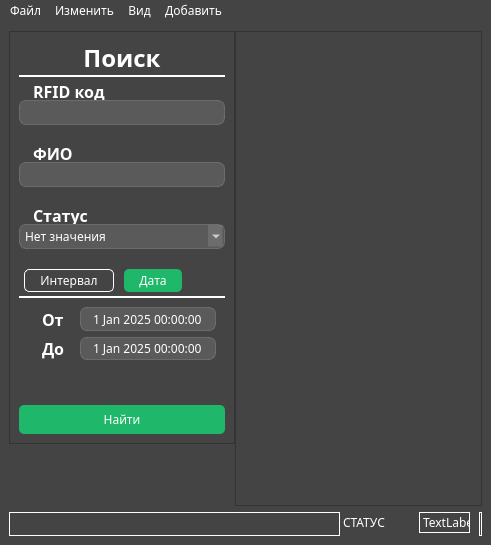
<?xml version="1.0" encoding="UTF-8"?>
<ui version="4.0">
 <class>MainWindow</class>
 <widget class="QMainWindow" name="MainWindow">
  <property name="geometry">
   <rect>
    <x>0</x>
    <y>0</y>
    <width>491</width>
    <height>545</height>
   </rect>
  </property>
  <property name="windowTitle">
   <string>MainWindow</string>
  </property>
  <property name="styleSheet">
   <string notr="true">background-color: #444444;
color: white;
font-family: Franklin Gothic Medium</string>
  </property>
  <widget class="QWidget" name="centralwidget">
   <property name="sizePolicy">
    <sizepolicy hsizetype="Preferred" vsizetype="Preferred">
     <horstretch>0</horstretch>
     <verstretch>0</verstretch>
    </sizepolicy>
   </property>
   <layout class="QGridLayout" name="gridLayout_4">
    <item row="0" column="0">
     <layout class="QHBoxLayout" name="horizontalLayout_3" stretch="5,0">
      <property name="spacing">
       <number>0</number>
      </property>
      <item>
       <layout class="QVBoxLayout" name="verticalLayout_8">
        <item>
         <widget class="QFrame" name="frame_2">
          <property name="frameShape">
           <enum>QFrame::Shape::StyledPanel</enum>
          </property>
          <property name="frameShadow">
           <enum>QFrame::Shadow::Raised</enum>
          </property>
          <layout class="QGridLayout" name="gridLayout_3">
           <item row="0" column="0">
            <layout class="QVBoxLayout" name="verticalLayout_7">
             <item>
              <layout class="QVBoxLayout" name="verticalLayout_3">
               <item>
                <widget class="QLabel" name="search_label">
                 <property name="styleSheet">
                  <string notr="true">font-size: 18pt;
font-weight: bold;
border: none;
background-color:none;
border-bottom: 2px solid white;</string>
                 </property>
                 <property name="text">
                  <string>Поиск</string>
                 </property>
                 <property name="alignment">
                  <set>Qt::AlignmentFlag::AlignCenter</set>
                 </property>
                </widget>
               </item>
               <item>
                <layout class="QVBoxLayout" name="verticalLayout" stretch="0,0,0,0">
                 <property name="spacing">
                  <number>20</number>
                 </property>
                 <property name="sizeConstraint">
                  <enum>QLayout::SizeConstraint::SetFixedSize</enum>
                 </property>
                 <property name="bottomMargin">
                  <number>30</number>
                 </property>
                 <item>
                  <layout class="QVBoxLayout" name="verticalLayout_6">
                   <property name="spacing">
                    <number>0</number>
                   </property>
                   <item>
                    <widget class="QLabel" name="rfid_label">
                     <property name="minimumSize">
                      <size>
                       <width>0</width>
                       <height>17</height>
                      </size>
                     </property>
                     <property name="maximumSize">
                      <size>
                       <width>16777215</width>
                       <height>17</height>
                      </size>
                     </property>
                     <property name="styleSheet">
                      <string notr="true">margin-left: 10px; 
font-size: 12pt;
font-weight: bold;
border: none;
background-color:none;</string>
                     </property>
                     <property name="text">
                      <string>RFID код</string>
                     </property>
                    </widget>
                   </item>
                   <item>
                    <widget class="QLineEdit" name="rfid_input">
                     <property name="styleSheet">
                      <string notr="true">background-color: rgba(255,255,255,30);
border: 1px solid rgba(255,255,255,40);
border-radius: 7px;
padding: 2px 5px
</string>
                     </property>
                    </widget>
                   </item>
                  </layout>
                 </item>
                 <item>
                  <layout class="QVBoxLayout" name="verticalLayout_5">
                   <property name="spacing">
                    <number>0</number>
                   </property>
                   <item>
                    <widget class="QLabel" name="name_label">
                     <property name="minimumSize">
                      <size>
                       <width>0</width>
                       <height>17</height>
                      </size>
                     </property>
                     <property name="maximumSize">
                      <size>
                       <width>16777215</width>
                       <height>17</height>
                      </size>
                     </property>
                     <property name="styleSheet">
                      <string notr="true">margin-left: 10px; 
font-size: 12pt;
font-weight: bold;
border: none;
background-color:none;</string>
                     </property>
                     <property name="text">
                      <string>ФИО</string>
                     </property>
                    </widget>
                   </item>
                   <item>
                    <widget class="QLineEdit" name="name_input">
                     <property name="styleSheet">
                      <string notr="true">background-color: rgba(255,255,255,30);
border: 1px solid rgba(255,255,255,40);
border-radius: 7px;
padding: 2px 5px
</string>
                     </property>
                    </widget>
                   </item>
                  </layout>
                 </item>
                 <item>
                  <layout class="QVBoxLayout" name="verticalLayout_4">
                   <property name="spacing">
                    <number>0</number>
                   </property>
                   <item>
                    <widget class="QLabel" name="status_label">
                     <property name="minimumSize">
                      <size>
                       <width>0</width>
                       <height>17</height>
                      </size>
                     </property>
                     <property name="maximumSize">
                      <size>
                       <width>16777215</width>
                       <height>17</height>
                      </size>
                     </property>
                     <property name="styleSheet">
                      <string notr="true">margin-left: 10px; 
font-size: 12pt;
font-weight: bold;
border: none;
background-color:none;</string>
                     </property>
                     <property name="text">
                      <string>Статус</string>
                     </property>
                    </widget>
                   </item>
                   <item>
                    <widget class="QComboBox" name="status_box">
                     <property name="styleSheet">
                      <string notr="true">

background-color: rgba(255,255,255,30);
border: 1px solid rgba(255,255,255,40);
border-radius: 7px;
padding: 2px 5px;
</string>
                     </property>
                     <item>
                      <property name="text">
                       <string>Нет значения</string>
                      </property>
                     </item>
                     <item>
                      <property name="text">
                       <string>Вход</string>
                      </property>
                     </item>
                     <item>
                      <property name="text">
                       <string>Выход</string>
                      </property>
                     </item>
                    </widget>
                   </item>
                  </layout>
                 </item>
                 <item>
                  <widget class="QTabWidget" name="interval_wigdet">
                   <property name="sizePolicy">
                    <sizepolicy hsizetype="Preferred" vsizetype="Preferred">
                     <horstretch>0</horstretch>
                     <verstretch>0</verstretch>
                    </sizepolicy>
                   </property>
                   <property name="minimumSize">
                    <size>
                     <width>0</width>
                     <height>100</height>
                    </size>
                   </property>
                   <property name="maximumSize">
                    <size>
                     <width>16777215</width>
                     <height>100</height>
                    </size>
                   </property>
                   <property name="styleSheet">
                    <string notr="true">QTabWidget{
	margin: 4px;
}


QTabWidget::pane { 
	border-top: 2px solid white;
	margin-top: 4px;
}






/*11111111111111111111*/


QTabBar::tab{
	color: white;
	border-radius: 5px;
	padding: 2px 15px;
	margin: 0 5px;
}

QTabBar::tab:selected{
	background-color: rgb(31, 184, 107);
}

QTabBar::tab:selected:hover{
	background-color: rgba(31, 184, 107, 95);
}

QTabBar::tab:!selected{
	background-color: none;
	border: 1px solid white;
}

QTabBar::tab:!selected:hover{
	background-color: none;
	border: 1px solid rgba(255,255,255, 80);
}

</string>
                   </property>
                   <property name="tabPosition">
                    <enum>QTabWidget::TabPosition::North</enum>
                   </property>
                   <property name="currentIndex">
                    <number>1</number>
                   </property>
                   <property name="elideMode">
                    <enum>Qt::TextElideMode::ElideNone</enum>
                   </property>
                   <property name="usesScrollButtons">
                    <bool>true</bool>
                   </property>
                   <property name="documentMode">
                    <bool>false</bool>
                   </property>
                   <widget class="QWidget" name="tab">
                    <attribute name="title">
                     <string>Интервал</string>
                    </attribute>
                    <layout class="QGridLayout" name="gridLayout_2">
                     <item row="0" column="0">
                      <widget class="QComboBox" name="interval_box">
                       <property name="styleSheet">
                        <string notr="true">
QComboBox {
background-color: rgba(255,255,255,30);
border: 1px solid rgba(255,255,255,40);
border-radius: 7px;
padding: 2px 5px;
}

</string>
                       </property>
                       <property name="insertPolicy">
                        <enum>QComboBox::InsertPolicy::InsertAtTop</enum>
                       </property>
                       <property name="sizeAdjustPolicy">
                        <enum>QComboBox::SizeAdjustPolicy::AdjustToContentsOnFirstShow</enum>
                       </property>
                       <item>
                        <property name="text">
                         <string>Нет значения</string>
                        </property>
                       </item>
                       <item>
                        <property name="text">
                         <string>Вход</string>
                        </property>
                       </item>
                       <item>
                        <property name="text">
                         <string>Выход</string>
                        </property>
                       </item>
                      </widget>
                     </item>
                    </layout>
                   </widget>
                   <widget class="QWidget" name="tab_2">
                    <attribute name="title">
                     <string>Дата</string>
                    </attribute>
                    <layout class="QGridLayout" name="gridLayout">
                     <item row="0" column="0">
                      <layout class="QVBoxLayout" name="verticalLayout_2">
                       <item>
                        <layout class="QHBoxLayout" name="horizontalLayout">
                         <item>
                          <widget class="QLabel" name="ot_label">
                           <property name="styleSheet">
                            <string notr="true">margin-left: 10px; 
font-size: 12pt;
font-weight: bold;
border: none;
background-color:none;</string>
                           </property>
                           <property name="text">
                            <string>От</string>
                           </property>
                          </widget>
                         </item>
                         <item>
                          <widget class="QDateTimeEdit" name="datetime_from">
                           <property name="styleSheet">
                            <string notr="true">
background-color: rgba(255,255,255,30);
border: 1px solid rgba(255,255,255,40);
border-radius: 7px;
padding: 2px 5px;


</string>
                           </property>
                           <property name="alignment">
                            <set>Qt::AlignmentFlag::AlignCenter</set>
                           </property>
                           <property name="buttonSymbols">
                            <enum>QAbstractSpinBox::ButtonSymbols::NoButtons</enum>
                           </property>
                           <property name="dateTime">
                            <datetime>
                             <hour>0</hour>
                             <minute>0</minute>
                             <second>0</second>
                             <year>2025</year>
                             <month>1</month>
                             <day>1</day>
                            </datetime>
                           </property>
                          </widget>
                         </item>
                        </layout>
                       </item>
                       <item>
                        <layout class="QHBoxLayout" name="horizontalLayout_2">
                         <item>
                          <widget class="QLabel" name="do_label">
                           <property name="styleSheet">
                            <string notr="true">margin-left: 10px; 
font-size: 12pt;
font-weight: bold;
border: none;
background-color:none;</string>
                           </property>
                           <property name="text">
                            <string>До</string>
                           </property>
                          </widget>
                         </item>
                         <item>
                          <widget class="QDateTimeEdit" name="datetime_to">
                           <property name="styleSheet">
                            <string notr="true">
background-color: rgba(255,255,255,30);
border: 1px solid rgba(255,255,255,40);
border-radius: 7px;
padding: 2px 5px;


</string>
                           </property>
                           <property name="alignment">
                            <set>Qt::AlignmentFlag::AlignCenter</set>
                           </property>
                           <property name="buttonSymbols">
                            <enum>QAbstractSpinBox::ButtonSymbols::NoButtons</enum>
                           </property>
                           <property name="specialValueText">
                            <string/>
                           </property>
                           <property name="dateTime">
                            <datetime>
                             <hour>0</hour>
                             <minute>0</minute>
                             <second>0</second>
                             <year>2025</year>
                             <month>1</month>
                             <day>1</day>
                            </datetime>
                           </property>
                          </widget>
                         </item>
                        </layout>
                       </item>
                      </layout>
                     </item>
                    </layout>
                   </widget>
                  </widget>
                 </item>
                </layout>
               </item>
               <item>
                <widget class="QPushButton" name="search_button">
                 <property name="sizePolicy">
                  <sizepolicy hsizetype="Minimum" vsizetype="Preferred">
                   <horstretch>0</horstretch>
                   <verstretch>0</verstretch>
                  </sizepolicy>
                 </property>
                 <property name="minimumSize">
                  <size>
                   <width>0</width>
                   <height>29</height>
                  </size>
                 </property>
                 <property name="maximumSize">
                  <size>
                   <width>16777215</width>
                   <height>29</height>
                  </size>
                 </property>
                 <property name="styleSheet">
                  <string notr="true">QPushButton{
	background-color: rgb(31, 184, 107);
	color: white;
	border-radius: 5px;
}

QPushButton:hover{
	background-color: rgba(31, 184, 107, 95);
}

QPushButton:pressed{
	background-color: rgba(31, 184, 107, 85);
}

</string>
                 </property>
                 <property name="text">
                  <string>Найти</string>
                 </property>
                </widget>
               </item>
              </layout>
             </item>
            </layout>
           </item>
          </layout>
         </widget>
        </item>
        <item>
         <spacer name="verticalSpacer">
          <property name="orientation">
           <enum>Qt::Orientation::Vertical</enum>
          </property>
          <property name="sizeHint" stdset="0">
           <size>
            <width>20</width>
            <height>40</height>
           </size>
          </property>
         </spacer>
        </item>
       </layout>
      </item>
      <item>
       <widget class="QTableView" name="table_view"/>
      </item>
     </layout>
    </item>
    <item row="1" column="0">
     <widget class="QFrame" name="frame_3">
      <property name="minimumSize">
       <size>
        <width>0</width>
        <height>24</height>
       </size>
      </property>
      <property name="maximumSize">
       <size>
        <width>16777215</width>
        <height>24</height>
       </size>
      </property>
      <property name="styleSheet">
       <string notr="true">border: 1px solid white;</string>
      </property>
      <property name="frameShape">
       <enum>QFrame::Shape::StyledPanel</enum>
      </property>
      <property name="frameShadow">
       <enum>QFrame::Shadow::Raised</enum>
      </property>
      <widget class="QLabel" name="status_label_2">
       <property name="geometry">
        <rect>
         <x>330</x>
         <y>-10</y>
         <width>141</width>
         <height>41</height>
        </rect>
       </property>
       <property name="text">
        <string>СТАТУС</string>
       </property>
      </widget>
      <widget class="QLabel" name="status_color_label">
       <property name="geometry">
        <rect>
         <x>410</x>
         <y>0</y>
         <width>51</width>
         <height>21</height>
        </rect>
       </property>
       <property name="text">
        <string>TextLabel</string>
       </property>
      </widget>
     </widget>
    </item>
   </layout>
  </widget>
  <widget class="QMenuBar" name="menubar">
   <property name="geometry">
    <rect>
     <x>0</x>
     <y>0</y>
     <width>491</width>
     <height>20</height>
    </rect>
   </property>
   <widget class="QMenu" name="menudddddddddddddddddddddddd">
    <property name="title">
     <string>Файл</string>
    </property>
    <addaction name="action_3"/>
    <addaction name="action_5"/>
    <addaction name="action_11"/>
    <addaction name="action_7"/>
   </widget>
   <widget class="QMenu" name="menu">
    <property name="title">
     <string>Изменить</string>
    </property>
    <addaction name="action_6"/>
    <addaction name="action_8"/>
    <addaction name="action_9"/>
    <addaction name="action_10"/>
   </widget>
   <widget class="QMenu" name="menu_2">
    <property name="title">
     <string>Добавить</string>
    </property>
    <addaction name="action"/>
    <addaction name="action_2"/>
   </widget>
   <widget class="QMenu" name="menu_3">
    <property name="title">
     <string>Вид</string>
    </property>
   </widget>
   <addaction name="menudddddddddddddddddddddddd"/>
   <addaction name="menu"/>
   <addaction name="menu_3"/>
   <addaction name="menu_2"/>
  </widget>
  <action name="action">
   <property name="text">
    <string>Добавить пользователя</string>
   </property>
  </action>
  <action name="action_2">
   <property name="text">
    <string>Добавить несколько</string>
   </property>
  </action>
  <action name="action_3">
   <property name="text">
    <string>Обновить данные</string>
   </property>
  </action>
  <action name="action_4">
   <property name="text">
    <string>Изменить</string>
   </property>
  </action>
  <action name="action_5">
   <property name="text">
    <string>Сохранить</string>
   </property>
  </action>
  <action name="action_6">
   <property name="text">
    <string>Добавить запись</string>
   </property>
  </action>
  <action name="action_7">
   <property name="text">
    <string>Выход</string>
   </property>
  </action>
  <action name="action_8">
   <property name="text">
    <string>Редактировать запись</string>
   </property>
  </action>
  <action name="action_9">
   <property name="text">
    <string>Удалить запись</string>
   </property>
  </action>
  <action name="action_10">
   <property name="text">
    <string>Очистить поля поиска</string>
   </property>
  </action>
  <action name="action_11">
   <property name="text">
    <string>Настройки</string>
   </property>
  </action>
 </widget>
 <tabstops>
  <tabstop>rfid_input</tabstop>
  <tabstop>name_input</tabstop>
  <tabstop>status_box</tabstop>
  <tabstop>interval_wigdet</tabstop>
  <tabstop>datetime_from</tabstop>
  <tabstop>datetime_to</tabstop>
  <tabstop>search_button</tabstop>
  <tabstop>table_view</tabstop>
  <tabstop>interval_box</tabstop>
 </tabstops>
 <resources/>
 <connections/>
</ui>
